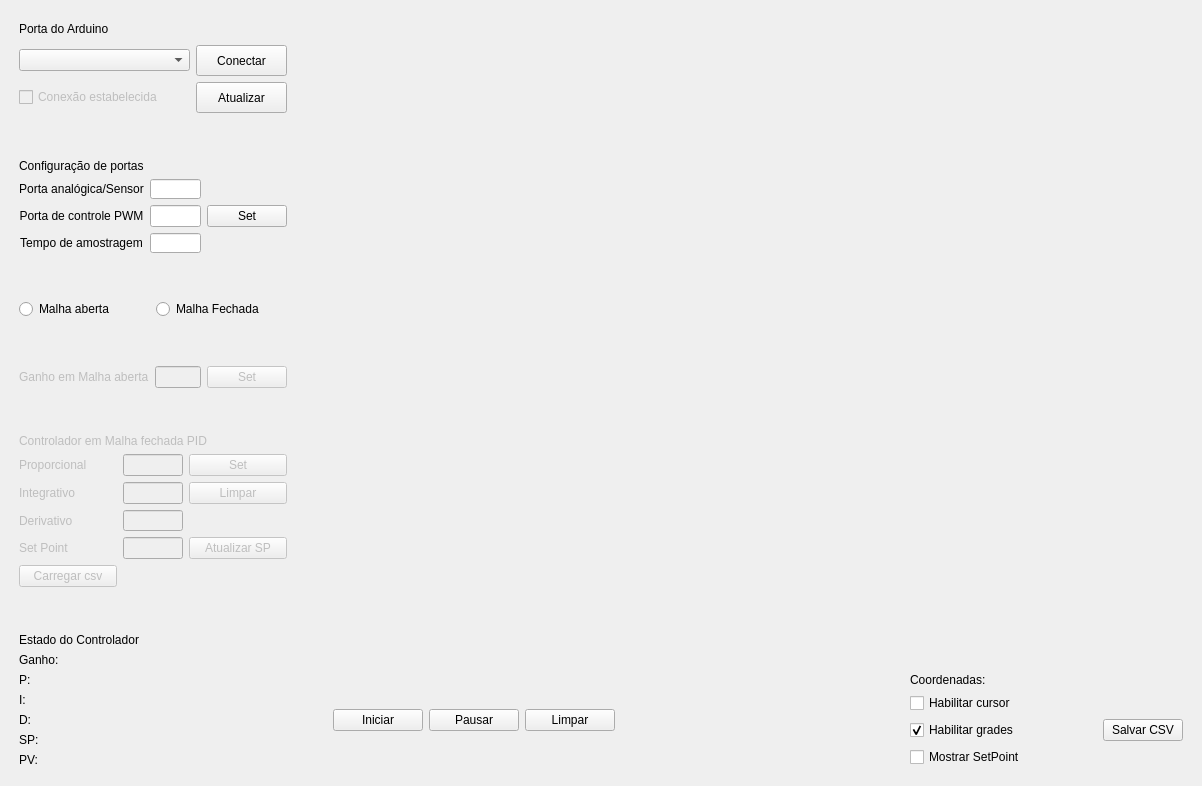
<?xml version="1.0" encoding="UTF-8"?>
<ui version="4.0">
 <class>MainWindow</class>
 <widget class="QMainWindow" name="MainWindow">
  <property name="geometry">
   <rect>
    <x>0</x>
    <y>0</y>
    <width>1202</width>
    <height>786</height>
   </rect>
  </property>
  <property name="sizePolicy">
   <sizepolicy hsizetype="Preferred" vsizetype="Preferred">
    <horstretch>0</horstretch>
    <verstretch>0</verstretch>
   </sizepolicy>
  </property>
  <property name="minimumSize">
   <size>
    <width>1202</width>
    <height>720</height>
   </size>
  </property>
  <property name="windowTitle">
   <string>Controlador Digital Firmata</string>
  </property>
  <widget class="QWidget" name="centralwidget">
   <layout class="QGridLayout" name="gridLayout_7">
    <item row="0" column="2" rowspan="12" colspan="3">
     <layout class="QGridLayout" name="gridLayout">
      <property name="leftMargin">
       <number>0</number>
      </property>
      <property name="topMargin">
       <number>10</number>
      </property>
      <property name="rightMargin">
       <number>10</number>
      </property>
      <item row="0" column="0">
       <widget class="PlotWidget" name="graphWidget" native="true">
        <property name="sizePolicy">
         <sizepolicy hsizetype="Expanding" vsizetype="Expanding">
          <horstretch>0</horstretch>
          <verstretch>0</verstretch>
         </sizepolicy>
        </property>
        <property name="minimumSize">
         <size>
          <width>900</width>
          <height>600</height>
         </size>
        </property>
       </widget>
      </item>
     </layout>
    </item>
    <item row="10" column="0">
     <spacer name="verticalSpacer_5">
      <property name="orientation">
       <enum>Qt::Vertical</enum>
      </property>
      <property name="sizeHint" stdset="0">
       <size>
        <width>20</width>
        <height>40</height>
       </size>
      </property>
     </spacer>
    </item>
    <item row="8" column="0">
     <layout class="QHBoxLayout" name="horizontalLayout_4">
      <property name="leftMargin">
       <number>10</number>
      </property>
      <item>
       <widget class="QLabel" name="label_6">
        <property name="enabled">
         <bool>false</bool>
        </property>
        <property name="sizePolicy">
         <sizepolicy hsizetype="Expanding" vsizetype="Preferred">
          <horstretch>0</horstretch>
          <verstretch>0</verstretch>
         </sizepolicy>
        </property>
        <property name="text">
         <string>Controlador em Malha fechada PID</string>
        </property>
        <property name="textFormat">
         <enum>Qt::AutoText</enum>
        </property>
       </widget>
      </item>
     </layout>
    </item>
    <item row="4" column="0">
     <layout class="QHBoxLayout" name="horizontalLayout_3">
      <property name="leftMargin">
       <number>10</number>
      </property>
      <item>
       <widget class="QRadioButton" name="radioButton">
        <property name="sizePolicy">
         <sizepolicy hsizetype="Expanding" vsizetype="Fixed">
          <horstretch>0</horstretch>
          <verstretch>0</verstretch>
         </sizepolicy>
        </property>
        <property name="text">
         <string>Malha aberta</string>
        </property>
       </widget>
      </item>
      <item>
       <widget class="QRadioButton" name="radioButton_2">
        <property name="sizePolicy">
         <sizepolicy hsizetype="Expanding" vsizetype="Fixed">
          <horstretch>0</horstretch>
          <verstretch>0</verstretch>
         </sizepolicy>
        </property>
        <property name="text">
         <string>Malha Fechada</string>
        </property>
       </widget>
      </item>
     </layout>
    </item>
    <item row="6" column="0">
     <layout class="QGridLayout" name="gridLayout_4">
      <property name="leftMargin">
       <number>10</number>
      </property>
      <item row="0" column="1">
       <widget class="QLineEdit" name="textBox4">
        <property name="enabled">
         <bool>false</bool>
        </property>
        <property name="minimumSize">
         <size>
          <width>36</width>
          <height>21</height>
         </size>
        </property>
        <property name="maximumSize">
         <size>
          <width>60</width>
          <height>16777215</height>
         </size>
        </property>
       </widget>
      </item>
      <item row="0" column="0">
       <widget class="QLabel" name="label_10">
        <property name="enabled">
         <bool>false</bool>
        </property>
        <property name="sizePolicy">
         <sizepolicy hsizetype="Expanding" vsizetype="Preferred">
          <horstretch>0</horstretch>
          <verstretch>0</verstretch>
         </sizepolicy>
        </property>
        <property name="text">
         <string>Ganho em Malha aberta</string>
        </property>
       </widget>
      </item>
      <item row="0" column="2">
       <widget class="QPushButton" name="set_3">
        <property name="enabled">
         <bool>false</bool>
        </property>
        <property name="sizePolicy">
         <sizepolicy hsizetype="Expanding" vsizetype="Fixed">
          <horstretch>0</horstretch>
          <verstretch>0</verstretch>
         </sizepolicy>
        </property>
        <property name="text">
         <string>Set</string>
        </property>
       </widget>
      </item>
     </layout>
    </item>
    <item row="9" column="0">
     <layout class="QGridLayout" name="gridLayout_2">
      <property name="sizeConstraint">
       <enum>QLayout::SetDefaultConstraint</enum>
      </property>
      <property name="leftMargin">
       <number>10</number>
      </property>
      <property name="verticalSpacing">
       <number>-1</number>
      </property>
      <item row="1" column="1">
       <widget class="QLineEdit" name="textBox6">
        <property name="enabled">
         <bool>false</bool>
        </property>
        <property name="minimumSize">
         <size>
          <width>50</width>
          <height>21</height>
         </size>
        </property>
        <property name="maximumSize">
         <size>
          <width>60</width>
          <height>16777215</height>
         </size>
        </property>
       </widget>
      </item>
      <item row="0" column="0">
       <widget class="QLabel" name="label_7">
        <property name="enabled">
         <bool>false</bool>
        </property>
        <property name="sizePolicy">
         <sizepolicy hsizetype="Expanding" vsizetype="Preferred">
          <horstretch>0</horstretch>
          <verstretch>0</verstretch>
         </sizepolicy>
        </property>
        <property name="layoutDirection">
         <enum>Qt::LeftToRight</enum>
        </property>
        <property name="autoFillBackground">
         <bool>false</bool>
        </property>
        <property name="text">
         <string>Proporcional</string>
        </property>
        <property name="alignment">
         <set>Qt::AlignLeading|Qt::AlignLeft|Qt::AlignVCenter</set>
        </property>
       </widget>
      </item>
      <item row="3" column="1">
       <widget class="QLineEdit" name="textBox8">
        <property name="enabled">
         <bool>false</bool>
        </property>
        <property name="minimumSize">
         <size>
          <width>50</width>
          <height>21</height>
         </size>
        </property>
        <property name="maximumSize">
         <size>
          <width>60</width>
          <height>16777215</height>
         </size>
        </property>
       </widget>
      </item>
      <item row="2" column="1">
       <widget class="QLineEdit" name="textBox7">
        <property name="enabled">
         <bool>false</bool>
        </property>
        <property name="sizePolicy">
         <sizepolicy hsizetype="Expanding" vsizetype="Fixed">
          <horstretch>0</horstretch>
          <verstretch>0</verstretch>
         </sizepolicy>
        </property>
        <property name="minimumSize">
         <size>
          <width>50</width>
          <height>21</height>
         </size>
        </property>
        <property name="maximumSize">
         <size>
          <width>60</width>
          <height>16777215</height>
         </size>
        </property>
       </widget>
      </item>
      <item row="0" column="1">
       <widget class="QLineEdit" name="textBox5">
        <property name="enabled">
         <bool>false</bool>
        </property>
        <property name="minimumSize">
         <size>
          <width>50</width>
          <height>21</height>
         </size>
        </property>
        <property name="maximumSize">
         <size>
          <width>60</width>
          <height>16777215</height>
         </size>
        </property>
       </widget>
      </item>
      <item row="1" column="0">
       <widget class="QLabel" name="label_9">
        <property name="enabled">
         <bool>false</bool>
        </property>
        <property name="sizePolicy">
         <sizepolicy hsizetype="Expanding" vsizetype="Preferred">
          <horstretch>0</horstretch>
          <verstretch>0</verstretch>
         </sizepolicy>
        </property>
        <property name="text">
         <string>Integrativo</string>
        </property>
        <property name="alignment">
         <set>Qt::AlignLeading|Qt::AlignLeft|Qt::AlignVCenter</set>
        </property>
       </widget>
      </item>
      <item row="3" column="0">
       <widget class="QLabel" name="label_11">
        <property name="enabled">
         <bool>false</bool>
        </property>
        <property name="sizePolicy">
         <sizepolicy hsizetype="Ignored" vsizetype="Preferred">
          <horstretch>0</horstretch>
          <verstretch>0</verstretch>
         </sizepolicy>
        </property>
        <property name="text">
         <string>Set Point</string>
        </property>
        <property name="alignment">
         <set>Qt::AlignLeading|Qt::AlignLeft|Qt::AlignVCenter</set>
        </property>
       </widget>
      </item>
      <item row="0" column="2">
       <widget class="QPushButton" name="set_2">
        <property name="enabled">
         <bool>false</bool>
        </property>
        <property name="sizePolicy">
         <sizepolicy hsizetype="Expanding" vsizetype="Fixed">
          <horstretch>0</horstretch>
          <verstretch>0</verstretch>
         </sizepolicy>
        </property>
        <property name="text">
         <string>Set</string>
        </property>
       </widget>
      </item>
      <item row="2" column="0">
       <widget class="QLabel" name="label_8">
        <property name="enabled">
         <bool>false</bool>
        </property>
        <property name="sizePolicy">
         <sizepolicy hsizetype="Ignored" vsizetype="Preferred">
          <horstretch>0</horstretch>
          <verstretch>0</verstretch>
         </sizepolicy>
        </property>
        <property name="text">
         <string>Derivativo</string>
        </property>
        <property name="alignment">
         <set>Qt::AlignLeading|Qt::AlignLeft|Qt::AlignVCenter</set>
        </property>
       </widget>
      </item>
      <item row="1" column="2">
       <widget class="QPushButton" name="clear_2">
        <property name="enabled">
         <bool>false</bool>
        </property>
        <property name="sizePolicy">
         <sizepolicy hsizetype="Expanding" vsizetype="Fixed">
          <horstretch>0</horstretch>
          <verstretch>0</verstretch>
         </sizepolicy>
        </property>
        <property name="text">
         <string>Limpar</string>
        </property>
       </widget>
      </item>
      <item row="4" column="0">
       <widget class="QPushButton" name="loadCSV">
        <property name="enabled">
         <bool>false</bool>
        </property>
        <property name="sizePolicy">
         <sizepolicy hsizetype="Expanding" vsizetype="Fixed">
          <horstretch>0</horstretch>
          <verstretch>0</verstretch>
         </sizepolicy>
        </property>
        <property name="text">
         <string>Carregar csv</string>
        </property>
       </widget>
      </item>
      <item row="4" column="1" colspan="2">
       <widget class="QLabel" name="selectedCSV">
        <property name="enabled">
         <bool>true</bool>
        </property>
        <property name="sizePolicy">
         <sizepolicy hsizetype="Expanding" vsizetype="Preferred">
          <horstretch>0</horstretch>
          <verstretch>0</verstretch>
         </sizepolicy>
        </property>
        <property name="text">
         <string/>
        </property>
        <property name="alignment">
         <set>Qt::AlignCenter</set>
        </property>
       </widget>
      </item>
      <item row="3" column="2">
       <widget class="QPushButton" name="updateSetPoint">
        <property name="enabled">
         <bool>false</bool>
        </property>
        <property name="sizePolicy">
         <sizepolicy hsizetype="Expanding" vsizetype="Fixed">
          <horstretch>0</horstretch>
          <verstretch>0</verstretch>
         </sizepolicy>
        </property>
        <property name="text">
         <string>Atualizar SP</string>
        </property>
       </widget>
      </item>
     </layout>
    </item>
    <item row="5" column="0">
     <spacer name="verticalSpacer_3">
      <property name="orientation">
       <enum>Qt::Vertical</enum>
      </property>
      <property name="sizeHint" stdset="0">
       <size>
        <width>20</width>
        <height>40</height>
       </size>
      </property>
     </spacer>
    </item>
    <item row="11" column="0" rowspan="2">
     <layout class="QVBoxLayout" name="verticalLayout">
      <property name="leftMargin">
       <number>10</number>
      </property>
      <property name="bottomMargin">
       <number>10</number>
      </property>
      <item>
       <widget class="QLabel" name="label_12">
        <property name="sizePolicy">
         <sizepolicy hsizetype="Expanding" vsizetype="Preferred">
          <horstretch>0</horstretch>
          <verstretch>0</verstretch>
         </sizepolicy>
        </property>
        <property name="text">
         <string>Estado do Controlador</string>
        </property>
       </widget>
      </item>
      <item>
       <widget class="QLabel" name="label_13">
        <property name="sizePolicy">
         <sizepolicy hsizetype="Expanding" vsizetype="Preferred">
          <horstretch>0</horstretch>
          <verstretch>0</verstretch>
         </sizepolicy>
        </property>
        <property name="text">
         <string>Ganho:</string>
        </property>
       </widget>
      </item>
      <item>
       <widget class="QLabel" name="label_14">
        <property name="sizePolicy">
         <sizepolicy hsizetype="Expanding" vsizetype="Preferred">
          <horstretch>0</horstretch>
          <verstretch>0</verstretch>
         </sizepolicy>
        </property>
        <property name="text">
         <string>P:</string>
        </property>
       </widget>
      </item>
      <item>
       <widget class="QLabel" name="label_15">
        <property name="sizePolicy">
         <sizepolicy hsizetype="Expanding" vsizetype="Preferred">
          <horstretch>0</horstretch>
          <verstretch>0</verstretch>
         </sizepolicy>
        </property>
        <property name="text">
         <string>I:</string>
        </property>
       </widget>
      </item>
      <item>
       <widget class="QLabel" name="label_16">
        <property name="sizePolicy">
         <sizepolicy hsizetype="Expanding" vsizetype="Preferred">
          <horstretch>0</horstretch>
          <verstretch>0</verstretch>
         </sizepolicy>
        </property>
        <property name="text">
         <string>D:</string>
        </property>
       </widget>
      </item>
      <item>
       <widget class="QLabel" name="label_17">
        <property name="sizePolicy">
         <sizepolicy hsizetype="Ignored" vsizetype="Preferred">
          <horstretch>0</horstretch>
          <verstretch>0</verstretch>
         </sizepolicy>
        </property>
        <property name="mouseTracking">
         <bool>false</bool>
        </property>
        <property name="toolTip">
         <string notr="true"/>
        </property>
        <property name="toolTipDuration">
         <number>-1</number>
        </property>
        <property name="statusTip">
         <string/>
        </property>
        <property name="whatsThis">
         <string/>
        </property>
        <property name="text">
         <string>SP:</string>
        </property>
       </widget>
      </item>
      <item>
       <widget class="QLabel" name="label_18">
        <property name="sizePolicy">
         <sizepolicy hsizetype="Ignored" vsizetype="Preferred">
          <horstretch>0</horstretch>
          <verstretch>0</verstretch>
         </sizepolicy>
        </property>
        <property name="text">
         <string>PV:</string>
        </property>
       </widget>
      </item>
     </layout>
    </item>
    <item row="0" column="0">
     <layout class="QGridLayout" name="gridLayout_3">
      <property name="leftMargin">
       <number>10</number>
      </property>
      <property name="topMargin">
       <number>10</number>
      </property>
      <property name="rightMargin">
       <number>0</number>
      </property>
      <property name="bottomMargin">
       <number>0</number>
      </property>
      <item row="1" column="0">
       <widget class="QComboBox" name="listport">
        <property name="sizePolicy">
         <sizepolicy hsizetype="Expanding" vsizetype="Fixed">
          <horstretch>0</horstretch>
          <verstretch>0</verstretch>
         </sizepolicy>
        </property>
       </widget>
      </item>
      <item row="0" column="0">
       <widget class="QLabel" name="label">
        <property name="sizePolicy">
         <sizepolicy hsizetype="Expanding" vsizetype="Preferred">
          <horstretch>0</horstretch>
          <verstretch>0</verstretch>
         </sizepolicy>
        </property>
        <property name="minimumSize">
         <size>
          <width>131</width>
          <height>20</height>
         </size>
        </property>
        <property name="text">
         <string>Porta do Arduino</string>
        </property>
       </widget>
      </item>
      <item row="2" column="0">
       <widget class="QCheckBox" name="checkBox">
        <property name="enabled">
         <bool>false</bool>
        </property>
        <property name="sizePolicy">
         <sizepolicy hsizetype="MinimumExpanding" vsizetype="Fixed">
          <horstretch>0</horstretch>
          <verstretch>0</verstretch>
         </sizepolicy>
        </property>
        <property name="minimumSize">
         <size>
          <width>171</width>
          <height>20</height>
         </size>
        </property>
        <property name="styleSheet">
         <string notr="true"/>
        </property>
        <property name="text">
         <string>Conexão estabelecida</string>
        </property>
        <property name="checkable">
         <bool>false</bool>
        </property>
       </widget>
      </item>
      <item row="2" column="1">
       <widget class="QPushButton" name="refresh">
        <property name="enabled">
         <bool>true</bool>
        </property>
        <property name="sizePolicy">
         <sizepolicy hsizetype="Expanding" vsizetype="Fixed">
          <horstretch>0</horstretch>
          <verstretch>0</verstretch>
         </sizepolicy>
        </property>
        <property name="minimumSize">
         <size>
          <width>91</width>
          <height>31</height>
         </size>
        </property>
        <property name="text">
         <string>Atualizar</string>
        </property>
       </widget>
      </item>
      <item row="1" column="1">
       <widget class="QPushButton" name="connect">
        <property name="sizePolicy">
         <sizepolicy hsizetype="Expanding" vsizetype="Fixed">
          <horstretch>0</horstretch>
          <verstretch>0</verstretch>
         </sizepolicy>
        </property>
        <property name="minimumSize">
         <size>
          <width>91</width>
          <height>31</height>
         </size>
        </property>
        <property name="text">
         <string>Conectar</string>
        </property>
       </widget>
      </item>
     </layout>
    </item>
    <item row="2" column="0">
     <layout class="QGridLayout" name="gridLayout_5">
      <property name="leftMargin">
       <number>10</number>
      </property>
      <item row="2" column="0">
       <widget class="QLabel" name="label_4">
        <property name="sizePolicy">
         <sizepolicy hsizetype="Expanding" vsizetype="Preferred">
          <horstretch>0</horstretch>
          <verstretch>0</verstretch>
         </sizepolicy>
        </property>
        <property name="text">
         <string>Porta de controle PWM</string>
        </property>
        <property name="alignment">
         <set>Qt::AlignCenter</set>
        </property>
       </widget>
      </item>
      <item row="0" column="0">
       <widget class="QLabel" name="label_2">
        <property name="sizePolicy">
         <sizepolicy hsizetype="Expanding" vsizetype="Preferred">
          <horstretch>0</horstretch>
          <verstretch>0</verstretch>
         </sizepolicy>
        </property>
        <property name="text">
         <string>Configuração de portas</string>
        </property>
       </widget>
      </item>
      <item row="3" column="1">
       <widget class="QLineEdit" name="textBox3">
        <property name="minimumSize">
         <size>
          <width>37</width>
          <height>20</height>
         </size>
        </property>
        <property name="maximumSize">
         <size>
          <width>60</width>
          <height>16777215</height>
         </size>
        </property>
       </widget>
      </item>
      <item row="1" column="1">
       <widget class="QLineEdit" name="textBox1">
        <property name="minimumSize">
         <size>
          <width>37</width>
          <height>20</height>
         </size>
        </property>
        <property name="maximumSize">
         <size>
          <width>60</width>
          <height>20</height>
         </size>
        </property>
       </widget>
      </item>
      <item row="3" column="0">
       <widget class="QLabel" name="label_5">
        <property name="sizePolicy">
         <sizepolicy hsizetype="Expanding" vsizetype="Preferred">
          <horstretch>0</horstretch>
          <verstretch>0</verstretch>
         </sizepolicy>
        </property>
        <property name="text">
         <string>Tempo de amostragem</string>
        </property>
        <property name="alignment">
         <set>Qt::AlignCenter</set>
        </property>
       </widget>
      </item>
      <item row="1" column="0">
       <widget class="QLabel" name="label_3">
        <property name="sizePolicy">
         <sizepolicy hsizetype="MinimumExpanding" vsizetype="Preferred">
          <horstretch>0</horstretch>
          <verstretch>0</verstretch>
         </sizepolicy>
        </property>
        <property name="text">
         <string>Porta analógica/Sensor</string>
        </property>
        <property name="alignment">
         <set>Qt::AlignCenter</set>
        </property>
       </widget>
      </item>
      <item row="2" column="2">
       <widget class="QPushButton" name="set_1">
        <property name="sizePolicy">
         <sizepolicy hsizetype="Expanding" vsizetype="Fixed">
          <horstretch>0</horstretch>
          <verstretch>0</verstretch>
         </sizepolicy>
        </property>
        <property name="text">
         <string>Set</string>
        </property>
       </widget>
      </item>
      <item row="2" column="1">
       <widget class="QLineEdit" name="textBox2">
        <property name="minimumSize">
         <size>
          <width>37</width>
          <height>20</height>
         </size>
        </property>
        <property name="maximumSize">
         <size>
          <width>60</width>
          <height>16777215</height>
         </size>
        </property>
       </widget>
      </item>
     </layout>
    </item>
    <item row="12" column="2">
     <layout class="QHBoxLayout" name="horizontalLayout_2">
      <property name="bottomMargin">
       <number>10</number>
      </property>
      <item>
       <widget class="QPushButton" name="start">
        <property name="sizePolicy">
         <sizepolicy hsizetype="Expanding" vsizetype="Fixed">
          <horstretch>0</horstretch>
          <verstretch>0</verstretch>
         </sizepolicy>
        </property>
        <property name="text">
         <string>Iniciar</string>
        </property>
       </widget>
      </item>
      <item>
       <widget class="QPushButton" name="pause">
        <property name="sizePolicy">
         <sizepolicy hsizetype="Expanding" vsizetype="Fixed">
          <horstretch>0</horstretch>
          <verstretch>0</verstretch>
         </sizepolicy>
        </property>
        <property name="text">
         <string>Pausar</string>
        </property>
       </widget>
      </item>
      <item>
       <widget class="QPushButton" name="clear_3">
        <property name="sizePolicy">
         <sizepolicy hsizetype="Expanding" vsizetype="Fixed">
          <horstretch>0</horstretch>
          <verstretch>0</verstretch>
         </sizepolicy>
        </property>
        <property name="text">
         <string>Limpar</string>
        </property>
       </widget>
      </item>
     </layout>
    </item>
    <item row="12" column="4">
     <layout class="QGridLayout" name="gridLayout_6">
      <property name="rightMargin">
       <number>10</number>
      </property>
      <property name="bottomMargin">
       <number>10</number>
      </property>
      <item row="4" column="0">
       <widget class="QCheckBox" name="enableSetPoint">
        <property name="text">
         <string>Mostrar SetPoint</string>
        </property>
       </widget>
      </item>
      <item row="3" column="0">
       <widget class="QCheckBox" name="enableGrid">
        <property name="sizePolicy">
         <sizepolicy hsizetype="Expanding" vsizetype="Fixed">
          <horstretch>0</horstretch>
          <verstretch>0</verstretch>
         </sizepolicy>
        </property>
        <property name="text">
         <string>Habilitar grades</string>
        </property>
        <property name="checked">
         <bool>true</bool>
        </property>
       </widget>
      </item>
      <item row="3" column="1">
       <widget class="QPushButton" name="saveCsv">
        <property name="text">
         <string>Salvar CSV</string>
        </property>
       </widget>
      </item>
      <item row="2" column="0">
       <widget class="QCheckBox" name="enableCursor">
        <property name="sizePolicy">
         <sizepolicy hsizetype="Expanding" vsizetype="Fixed">
          <horstretch>0</horstretch>
          <verstretch>0</verstretch>
         </sizepolicy>
        </property>
        <property name="text">
         <string>Habilitar cursor</string>
        </property>
       </widget>
      </item>
      <item row="1" column="0" colspan="2">
       <widget class="QLabel" name="coordinates">
        <property name="sizePolicy">
         <sizepolicy hsizetype="Ignored" vsizetype="Preferred">
          <horstretch>0</horstretch>
          <verstretch>0</verstretch>
         </sizepolicy>
        </property>
        <property name="text">
         <string>Coordenadas:</string>
        </property>
       </widget>
      </item>
     </layout>
    </item>
    <item row="1" column="0">
     <spacer name="verticalSpacer">
      <property name="orientation">
       <enum>Qt::Vertical</enum>
      </property>
      <property name="sizeHint" stdset="0">
       <size>
        <width>20</width>
        <height>40</height>
       </size>
      </property>
     </spacer>
    </item>
    <item row="7" column="0">
     <spacer name="verticalSpacer_4">
      <property name="orientation">
       <enum>Qt::Vertical</enum>
      </property>
      <property name="sizeHint" stdset="0">
       <size>
        <width>20</width>
        <height>40</height>
       </size>
      </property>
     </spacer>
    </item>
    <item row="3" column="0">
     <spacer name="verticalSpacer_2">
      <property name="orientation">
       <enum>Qt::Vertical</enum>
      </property>
      <property name="sizeHint" stdset="0">
       <size>
        <width>20</width>
        <height>40</height>
       </size>
      </property>
     </spacer>
    </item>
    <item row="12" column="3">
     <spacer name="horizontalSpacer">
      <property name="orientation">
       <enum>Qt::Horizontal</enum>
      </property>
      <property name="sizeHint" stdset="0">
       <size>
        <width>40</width>
        <height>20</height>
       </size>
      </property>
     </spacer>
    </item>
    <item row="9" column="1">
     <spacer name="horizontalSpacer_2">
      <property name="orientation">
       <enum>Qt::Horizontal</enum>
      </property>
      <property name="sizeType">
       <enum>QSizePolicy::Fixed</enum>
      </property>
      <property name="sizeHint" stdset="0">
       <size>
        <width>40</width>
        <height>20</height>
       </size>
      </property>
     </spacer>
    </item>
   </layout>
  </widget>
 </widget>
 <customwidgets>
  <customwidget>
   <class>PlotWidget</class>
   <extends>QWidget</extends>
   <header>pyqtgraph</header>
   <container>1</container>
  </customwidget>
 </customwidgets>
 <resources/>
 <connections/>
</ui>
